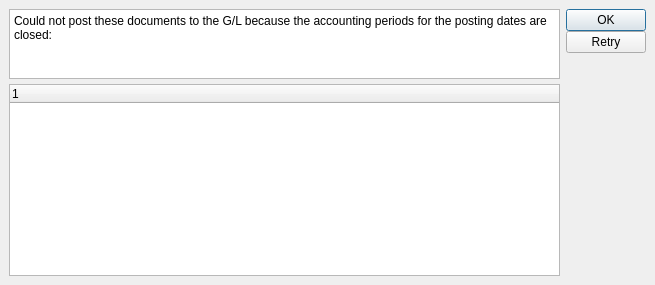
<ui version="4.0" >
 <author></author>
 <comment>This file is part of the xTuple ERP: PostBooks Edition, a free and
open source Enterprise Resource Planning software suite,
Copyright (c) 1999-2010 by OpenMFG LLC, d/b/a xTuple.
It is licensed to you under the Common Public Attribution License
version 1.0, the full text of which (including xTuple-specific Exhibits)
is available at www.xtuple.com/CPAL.  By using this software, you agree
to be bound by its terms.</comment>
 <exportmacro></exportmacro>
 <class>failedPostList</class>
 <widget class="QDialog" name="failedPostList" >
  <property name="geometry" >
   <rect>
    <x>0</x>
    <y>0</y>
    <width>655</width>
    <height>258</height>
   </rect>
  </property>
  <property name="windowTitle" >
   <string>Failed Post List</string>
  </property>
  <layout class="QHBoxLayout" >
   <property name="margin" >
    <number>9</number>
   </property>
   <property name="spacing" >
    <number>6</number>
   </property>
   <item>
    <layout class="QVBoxLayout" >
     <property name="margin" >
      <number>0</number>
     </property>
     <property name="spacing" >
      <number>5</number>
     </property>
     <item>
      <widget class="QTextEdit" name="_label" >
       <property name="enabled" >
        <bool>true</bool>
       </property>
       <property name="sizePolicy" >
        <sizepolicy>
         <hsizetype>7</hsizetype>
         <vsizetype>7</vsizetype>
         <horstretch>0</horstretch>
         <verstretch>0</verstretch>
        </sizepolicy>
       </property>
       <property name="text" >
        <string>&lt;p>Could not post these documents to the G/L because the accounting periods for the posting dates are closed:&lt;/p></string>
       </property>
      </widget>
     </item>
     <item>
      <widget class="XTreeWidget" name="_doclist" >
       <property name="sizePolicy" >
        <sizepolicy>
         <hsizetype>3</hsizetype>
         <vsizetype>3</vsizetype>
         <horstretch>0</horstretch>
         <verstretch>2</verstretch>
        </sizepolicy>
       </property>
      </widget>
     </item>
    </layout>
   </item>
   <item>
    <layout class="QVBoxLayout" >
     <property name="margin" >
      <number>0</number>
     </property>
     <property name="spacing" >
      <number>0</number>
     </property>
     <item>
      <widget class="QPushButton" name="_ok" >
       <property name="text" >
        <string>OK</string>
       </property>
      </widget>
     </item>
     <item>
      <widget class="QPushButton" name="_retry" >
       <property name="text" >
        <string>Retry</string>
       </property>
      </widget>
     </item>
     <item>
      <spacer>
       <property name="orientation" >
        <enum>Qt::Vertical</enum>
       </property>
       <property name="sizeHint" >
        <size>
         <width>20</width>
         <height>0</height>
        </size>
       </property>
      </spacer>
     </item>
    </layout>
   </item>
  </layout>
 </widget>
 <layoutdefault spacing="5" margin="5" />
 <pixmapfunction></pixmapfunction>
 <customwidgets>
  <customwidget>
   <class>XTreeWidget</class>
   <extends>QTreeWidget</extends>
   <header>xtreewidget.h</header>
   <container>0</container>
   <pixmap></pixmap>
  </customwidget>
 </customwidgets>
 <resources/>
 <connections>
  <connection>
   <sender>_ok</sender>
   <signal>clicked()</signal>
   <receiver>failedPostList</receiver>
   <slot>reject()</slot>
   <hints>
    <hint type="sourcelabel" >
     <x>457</x>
     <y>25</y>
    </hint>
    <hint type="destinationlabel" >
     <x>259</x>
     <y>59</y>
    </hint>
   </hints>
  </connection>
  <connection>
   <sender>_retry</sender>
   <signal>clicked()</signal>
   <receiver>failedPostList</receiver>
   <slot>accept()</slot>
   <hints>
    <hint type="sourcelabel" >
     <x>529</x>
     <y>57</y>
    </hint>
    <hint type="destinationlabel" >
     <x>295</x>
     <y>130</y>
    </hint>
   </hints>
  </connection>
 </connections>
</ui>
